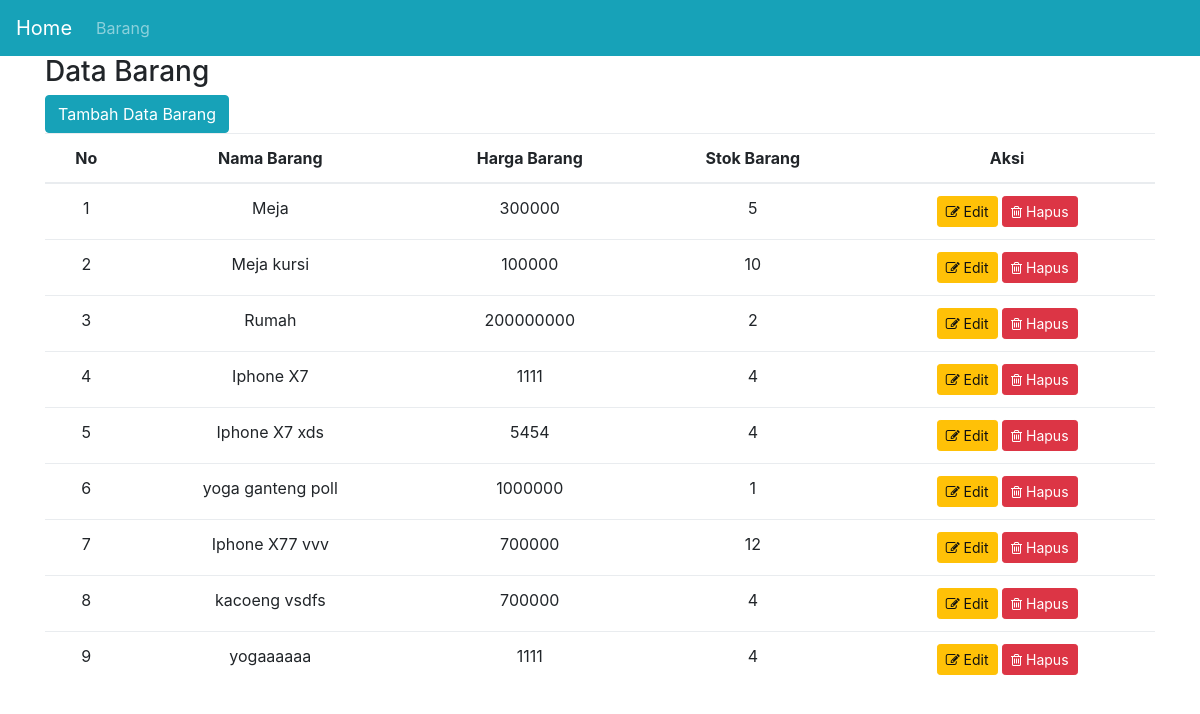
Screenshot of /barang.php with the database file from the repository.
### tables this page shows
CREATE TABLE `t_barang` (
  `id_brg` int(6) NOT NULL,
  `nama_brg` varchar(50) NOT NULL,
  `harga_brg` double NOT NULL,
  `stok_brg` int(6) NOT NULL
);

### barang.php (the view, shortened to what this page needs)
 <?php
        include('config/koneksi.php');
        $load    = "SELECT * FROM t_barang";
        $result  = mysqli_query($conn, $load);
        $no = 1;
    ?>
<!DOCTYPE html>
<html lang="en">
<head>
    <link rel="stylesheet" href="assets/css/bootstrap.min.css">
    <link rel="stylesheet" href="assets/font-awesome/css/font-awesome.min.css">
</head>
<body>
  <nav class="navbar navbar-expand-lg navbar navbar-dark bg-info">
        <a class="navbar-brand" href="index.php">Home</a>
        <div class="collapse navbar-collapse" id="navbarSupportedContent">
            <ul class="navbar-nav mr-auto">
                <li class="nav-item">
                    <a class="nav-link" href="barang.php">Barang</a>
                </li>
            </ul>
        </div>
    </nav>
<div class="container">
    <h3>Data Barang</h3>
    <a href="barang-tambah.php"><button type="button" class="btn btn-info">Tambah Data Barang</button></a><table class="table table-hover">
        <thead>
        <tr>
            <th class="text-center">No</th>
            <th class="text-center">Nama Barang</th>
            <th class="text-center">Harga Barang</th>
            <th class="text-center">Stok Barang</th>
            <th class="text-center">Aksi</th>
        </tr>
    </thead>
    <tbody>
    <?php while($row = mysqli_fetch_assoc($result) ) : ?>
            <tr>
                <td class="text-center"> <?= $no ?> </td>
                <td class="text-center"><?= $row["nama_brg"]; ?></td>
                <td class="text-center"><?= $row["harga_brg"]; ?></td>
                <td class="text-center"><?= $row["stok_brg"]; ?></td>
                <td class="text-center">
                <a href="barang-edit.php?id=<?=  $row['id_brg'] ?>" class="btn btn-warning btn-sm"> <i class="fa fa-edit"></i> Edit</a>
                    <a href="barang-hapus.php?id=<?= $row["id_brg"]; ?>" class="btn btn-danger btn-sm" onclick="return confirm('Yakin mau dihapus??')"> <i class="fa fa-trash-o"></i> Hapus</a>
                </td>
            </tr>
        <?php $no++; ?>
    <?php endwhile  ?>
            </tbody>
  </table>
</div>
</body>
</html>

### rows the page displays
t_barang: nama_brg "Meja", harga_brg "300000", stok_brg "5"
t_barang: nama_brg "Meja kursi", harga_brg "100000", stok_brg "10"
t_barang: nama_brg "Rumah", harga_brg "200000000", stok_brg "2"
t_barang: nama_brg "Iphone X7", harga_brg "1111", stok_brg "4"
t_barang: nama_brg "Iphone X7 xds", harga_brg "5454", stok_brg "4"
t_barang: nama_brg "yoga ganteng poll", harga_brg "1000000", stok_brg "1"
t_barang: nama_brg "Iphone X77 vvv", harga_brg "700000", stok_brg "12"
t_barang: nama_brg "kacoeng vsdfs", harga_brg "700000", stok_brg "4"
t_barang: nama_brg "yogaaaaaa", harga_brg "1111", stok_brg "4"
